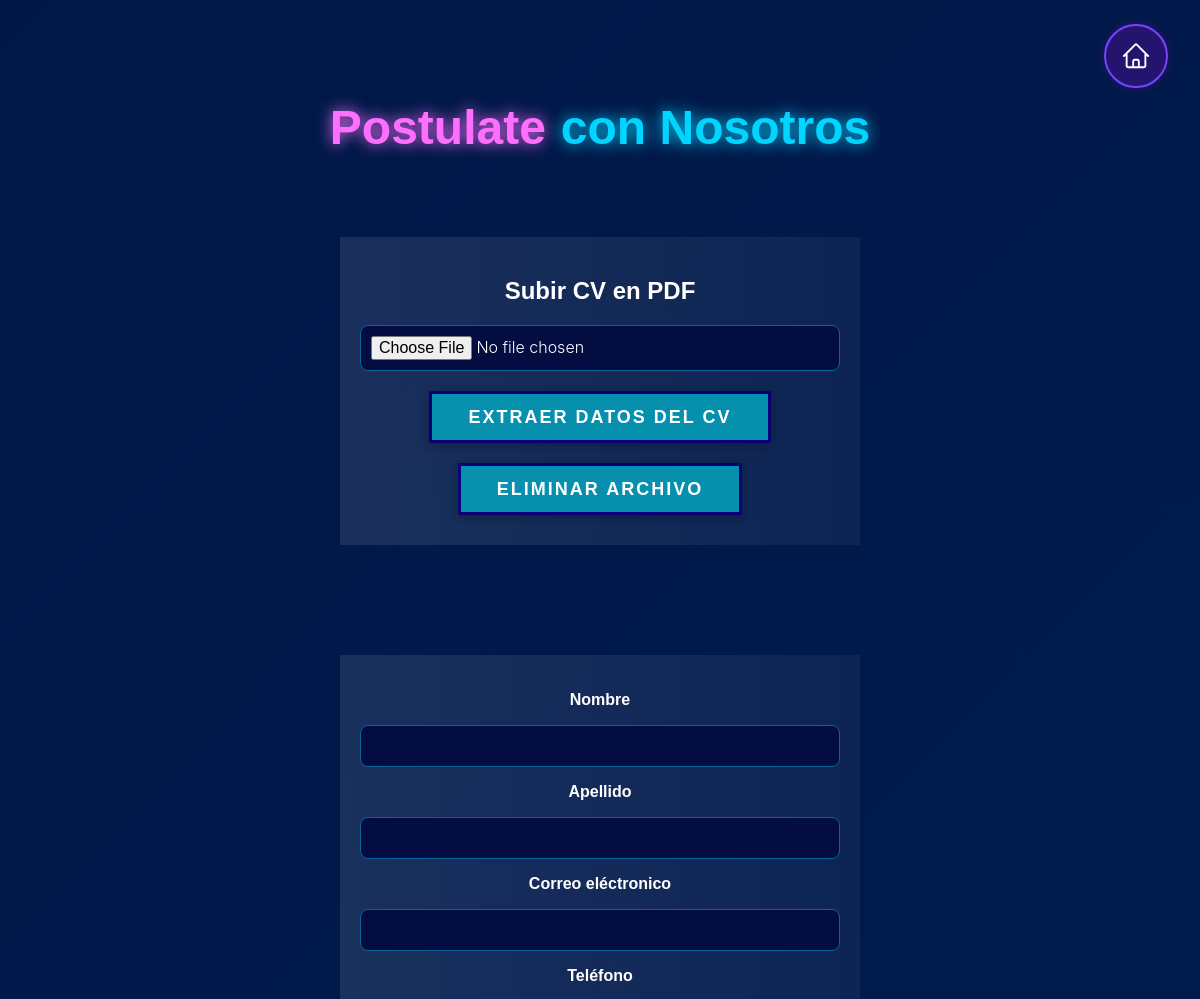
Before: /postulacionIT?idOfer=7 (upper part) with the older database file.
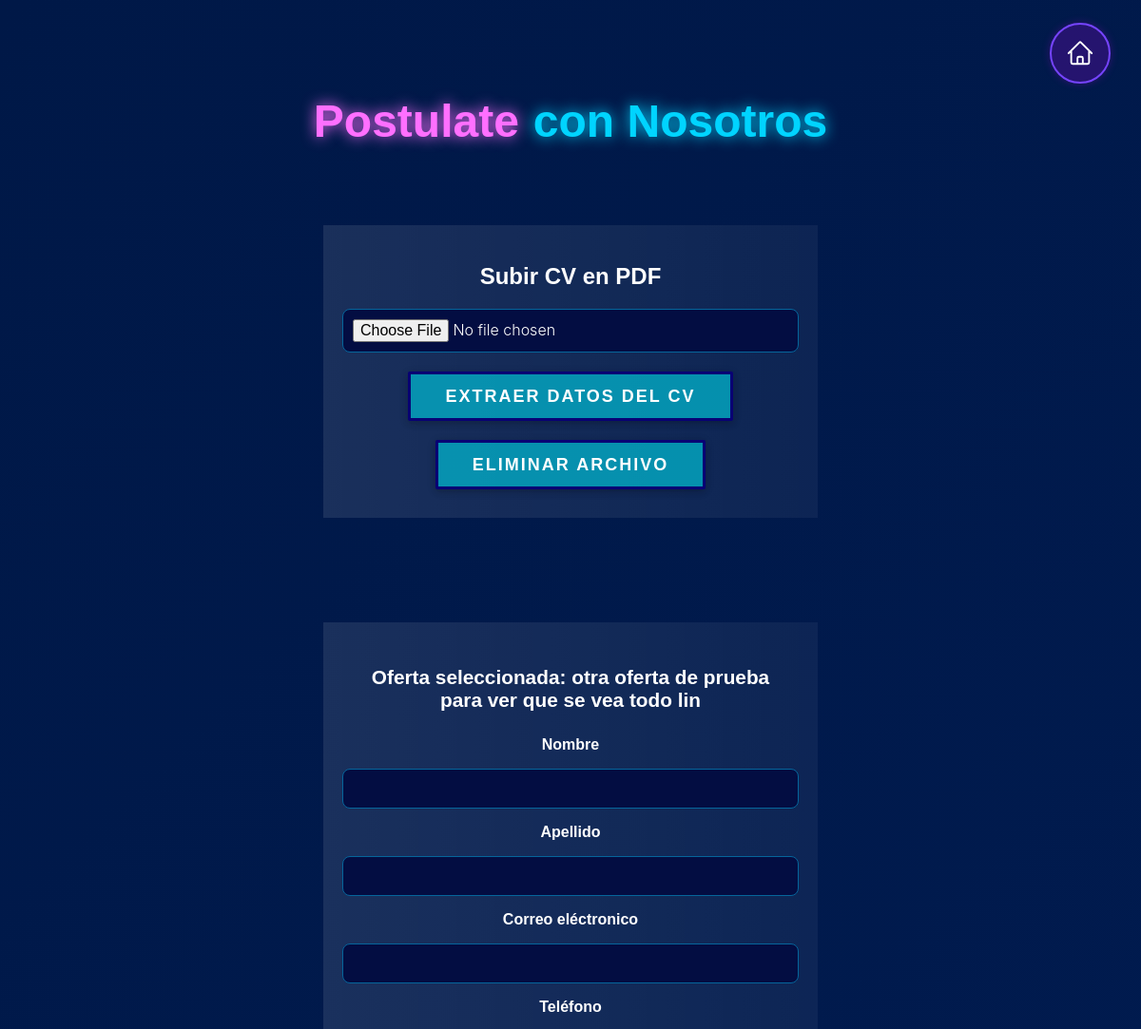
After: the same page with the newer database file.
### app.py (models this page shows)
class OfertaLaboral(db.Model):
    __tablename__ = "oferta_laboral"
    idOfer = db.Column(db.Integer, primary_key=True, autoincrement=True)
    nombre = db.Column(db.String(200), nullable=False, unique=True)
    fecha_cierre = db.Column(db.DateTime, nullable=False)
    max_candidatos = db.Column(db.Integer, nullable=False)
    cant_candidatos = db.Column(db.Integer, nullable=False, default=0)
    remuneracion = db.Column(db.String(50), nullable=False)
    beneficio = db.Column(db.String(200), nullable=True)
    descripcion = db.Column(db.String(200), nullable=True)
    estado = db.Column(db.String(50), nullable=False, default="Activa")
    modalidad = db.Column(db.String(20), nullable=False)
    usuario_responsable = db.Column(db.String(100), nullable=False)
    postulaciones = db.relationship("Postulacion", back_populates="oferta", cascade="all, delete-orphan", lazy=True)
    educaciones = db.relationship("OfertaEducacion", back_populates="oferta", cascade="all, delete-orphan", lazy=True)
    tecnologias = db.relationship("OfertaTecnologia", back_populates="oferta", cascade="all, delete-orphan", lazy=True)
    tecnologias2 = db.relationship("OfertaTecnologia2", back_populates="oferta", cascade="all, delete-orphan", lazy=True)
    habilidades = db.relationship("OfertaHabilidad", back_populates="oferta", cascade="all, delete-orphan", lazy=True)
    habilidades2 = db.relationship("OfertaHabilidad2", back_populates="oferta", cascade="all, delete-orphan", lazy=True)

### app.py (the view)
@app.route("/postulacionIT")
def postulacionIT():
    idOfer = request.args.get("idOfer")
    if idOfer:
        oferta_seleccionada = OfertaLaboral.query.get(int(idOfer))
    opciones_ofertas = [{"idOfer": oferta.idOfer, "nombre": oferta.nombre} for oferta in OfertaLaboral.query.filter(OfertaLaboral.estado != "Cerrada").all()]
    opciones_educacion = [educacion.nombre for educacion in Educacion.query.all()]
    opciones_tecnologias = [tecnologia.nombre for tecnologia in Tecnologia.query.all()]
    opciones_habilidades = [habilidad.nombre for habilidad in Habilidad.query.all()]
    opciones_tecnologias2 = [tecnologia2.nombre for tecnologia2 in Tecnologia2.query.all()]
    opciones_habilidades2 = [habilidad2.nombre for habilidad2 in Habilidad2.query.all()]
    session["opciones_ofertas"] = opciones_ofertas
    session["opciones_educacion"] = opciones_educacion
    session["opciones_tecnologias"] = opciones_tecnologias
    session["opciones_habilidades"] = opciones_habilidades
    session["opciones_tecnologias2"] = opciones_tecnologias2
    session["opciones_habilidades2"] = opciones_habilidades2
    return render_template(
        "postulacion.html",
        oferta_seleccionada=oferta_seleccionada,
        opciones_educacion=session["opciones_educacion"],
        opciones_ofertas=session["opciones_ofertas"],
        opciones_tecnologias=session["opciones_tecnologias"],
        opciones_habilidades=session["opciones_habilidades"],
        opciones_tecnologias2=session["opciones_tecnologias2"],
        opciones_habilidades2=session["opciones_habilidades2"],
        idOfer=idOfer
    )

### templates/postulacion.html (shortened to what this page needs)
<!DOCTYPE html>
<html lang="es">
<head>
    <link rel="stylesheet" href="{{ url_for('static', filename='css/postulacion.css') }}">
    <link rel="stylesheet" href="{{ url_for('static', filename='cargarCV.css') }}">
    <link rel="stylesheet" href="{{ url_for('static', filename='css/footer.css') }}">
    <link rel="stylesheet" href="{{ url_for('static', filename='css/fragments/particles.css') }}">
    <link rel="stylesheet" href="{{ url_for('static', filename='css/fragments/titles.css') }}">
</head>
<body>
    <a href="{{ url_for('portal_ofertas') }}" class="btn-portal-home" title="Volver al portal de ofertas">
        <div class="user-button">
        </div>
    </a>
    {% include "fragments/particles.html" %}
    <h1><p class="title-perfect-violet">Postulate </p><p class="title-match-blue">con Nosotros</p></h1>
    <form method="POST" action="/postulacion" enctype="multipart/form-data">
        <h2>Subir CV en PDF</h2>
        <input type="file" id="cv_pdf" name="cv_pdf" accept=".pdf" required>
        <button type="submit">Extraer datos del CV</button>
        <button type="button" onclick="limpiarArchivo()">Eliminar archivo</button>
    </form>
    <form method="POST" action="/postulacion" enctype="multipart/form-data">
        {% if oferta_seleccionada %}
            <div class="oferta-titulo-seleccionada">
                <strong>Oferta seleccionada:</strong> {{ oferta_seleccionada.nombre }}
            </div>
        {% endif %}
        <label for="nombre">Nombre</label>
        <input type="text" name="nombre" pattern="[A-Za-zÁÉÍÓÚáéíóúÑñ' ]{2,20}"
            title="Debe tener entre 2 y 20 letras, puede incluir espacios o apóstrofes"
            value="{{ precargado.nombre if precargado and precargado.nombre else '' }}" required>
        <label for="apellido">Apellido</label>
        <input type="text" name="apellido" pattern="[A-Za-zÁÉÍÓÚáéíóúÑñ' ]{2,20}"
            title="Debe tener entre 2 y 20 letras, puede incluir espacios o apóstrofes"
            value="{{ precargado.apellido if precargado and precargado.apellido else '' }}" required>
        <label for="email">Correo eléctronico</label>
        <input type="email" name="email" value="{{ precargado.email if precargado and precargado.email else '' }}"
            required>
        <label for="telefono">Teléfono</label>
    </form>
</body>
</html>

Changed rows visible on the page:
added OfertaLaboral: nombre "otra oferta de prueba para ver que se vea todo lin"
Other visible differences:
text now shown: "Oferta seleccionada:"
